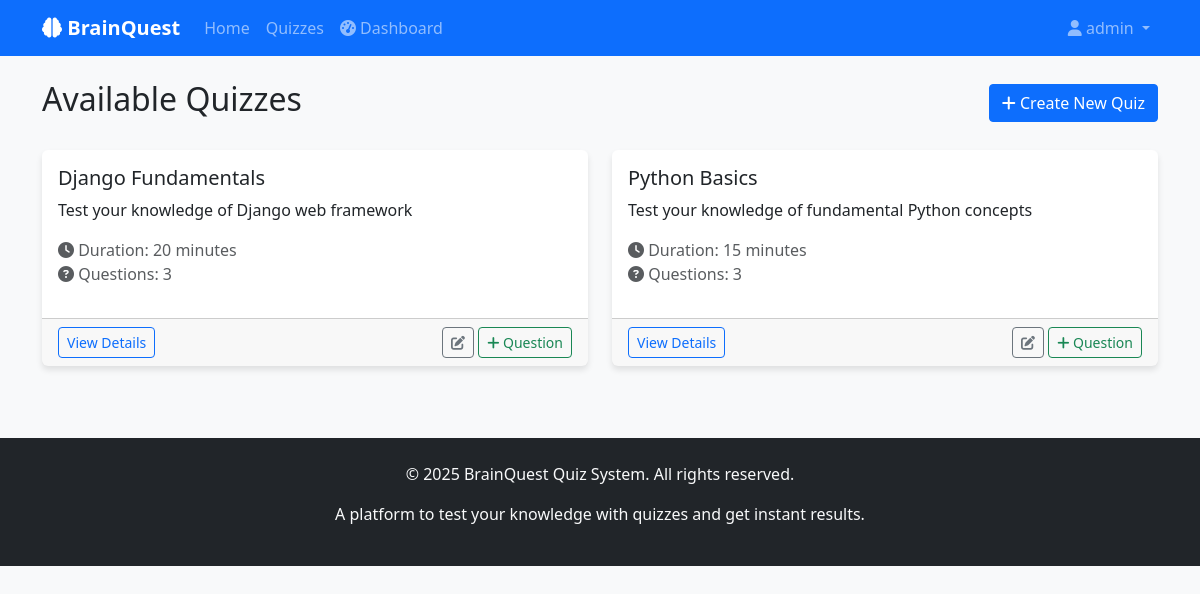
Screenshot of /quizzes/ (signed in) with the database file from the repository.
### users/models.py (models this page shows, shortened)
class CustomUser(AbstractUser):
    ROLE_CHOICES = (
        ('admin', 'Admin'),
        ('user', 'User'),
    )
    role = models.CharField(max_length=10, choices=ROLE_CHOICES, default='user')
    created_at = models.DateTimeField(auto_now_add=True)
    updated_at = models.DateTimeField(auto_now=True)

### quizzes/models.py (models this page shows, shortened)
class Quiz(models.Model):
    title = models.CharField(max_length=200)
    description = models.TextField(blank=True)
    duration = models.PositiveIntegerField(help_text="Duration in minutes")
    created_by = models.ForeignKey(User, on_delete=models.CASCADE, related_name='quizzes_created')
    created_at = models.DateTimeField(auto_now_add=True)
    updated_at = models.DateTimeField(auto_now=True)
    is_active = models.BooleanField(default=True)
    class Meta:
        verbose_name_plural = "Quizzes"
        ordering = ['-created_at']

### quizzes/views.py (the view)
# urls.py: path('', views.quiz_list, name='quiz_list'),
@login_required
def quiz_list(request):
    quizzes = Quiz.objects.filter(is_active=True)
    context = {'quizzes': quizzes}
    return render(request, 'quizzes/quiz_list.html', context)

### templates/quizzes/quiz_list.html (shortened to what this page needs)
{% extends 'base.html' %}
{% block content %}
<div class="d-flex justify-content-between align-items-center mb-4">
    <h2>Available Quizzes</h2>
    {% if user.is_authenticated and user.is_staff or user.role == 'admin' %}
    <a href="{% url 'quizzes:quiz_create' %}" class="btn btn-primary">
        <i class="fas fa-plus"></i> Create New Quiz
    </a>
    {% endif %}
</div>
<div class="row">
    {% for quiz in quizzes %}
    <div class="col-md-6 mb-4">
        <div class="card h-100">
            <div class="card-body">
                <h5 class="card-title">{{ quiz.title }}</h5>
                <p class="card-text">{{ quiz.description|truncatewords:20 }}</p>
                <p class="text-muted">
                    <i class="fas fa-clock"></i> Duration: {{ quiz.duration }} minutes
                    <br>
                    <i class="fas fa-question-circle"></i> Questions: {{ quiz.questions.count }}
                </p>
            </div>
            <div class="card-footer">
                <div class="d-flex justify-content-between">
                    <a href="{% url 'quizzes:quiz_detail' quiz.id %}" class="btn btn-outline-primary btn-sm">
                        View Details
                    </a>
                    {% if user.is_authenticated and user.is_staff or user.role == 'admin' %}
                    <div>
                        <a href="{% url 'quizzes:quiz_edit' quiz.id %}" class="btn btn-outline-secondary btn-sm">
                            <i class="fas fa-edit"></i>
                        </a>
                        <a href="{% url 'quizzes:question_create' quiz.id %}" class="btn btn-outline-success btn-sm">
                            <i class="fas fa-plus"></i> Question
                        </a>
                    </div>
                    {% endif %}
                </div>
            </div>
        </div>
    </div>
    {% endfor %}
</div>
{% endblock %}

### templates/partials/_navbar.html (shortened to what this page needs)
{% load user_tags %}
<nav class="navbar navbar-expand-lg navbar-dark bg-primary">
    <div class="container">
        <a class="navbar-brand" href="{% url 'home' %}">
            <i class="fas fa-brain"></i> BrainQuest
        </a>
        <div class="collapse navbar-collapse" id="navbarNav">
            <ul class="navbar-nav me-auto">
                <li class="nav-item">
                    <a class="nav-link" href="{% url 'home' %}">Home</a>
                </li>
                {% if user.is_authenticated %}
                <li class="nav-item">
                    <a class="nav-link" href="{% url 'quizzes:quiz_list' %}">Quizzes</a>
                </li>
                <li class="nav-item">
                    <a class="nav-link" href="{% url 'results:dashboard' %}">
                        <i class="fas fa-tachometer-alt"></i> Dashboard
                    </a>
                </li>
                {% endif %}
            </ul>
            <ul class="navbar-nav">
                {% if user.is_authenticated %}
                    <li class="nav-item dropdown">
                        <a class="nav-link dropdown-toggle" href="#" role="button" data-bs-toggle="dropdown">
                            <i class="fas fa-user"></i> {{ user.username }}
                        </a>
                    </li>
                {% endif %}
            </ul>
        </div>
    </div>
</nav>

### static/css/styles.css (style rules this page uses)
body { font-family: 'Segoe UI', Tahoma, Geneva, Verdana, sans-serif; background-color: #f8f9fa; }
.card { transition: transform 0.2s; border: none; box-shadow: 0 4px 6px rgba(0, 0, 0, 0.1); }
.navbar-brand { font-weight: bold; }
.btn { border-radius: 0.25rem; }

### rows the page displays
CustomUser: username "admin"
Quiz: title "Django Fundamentals", description "Test your knowledge of Django web framework", duration "20", questions.count "3"
Quiz: title "Python Basics", description "Test your knowledge of fundamental Python concepts", duration "15", questions.count "3"
